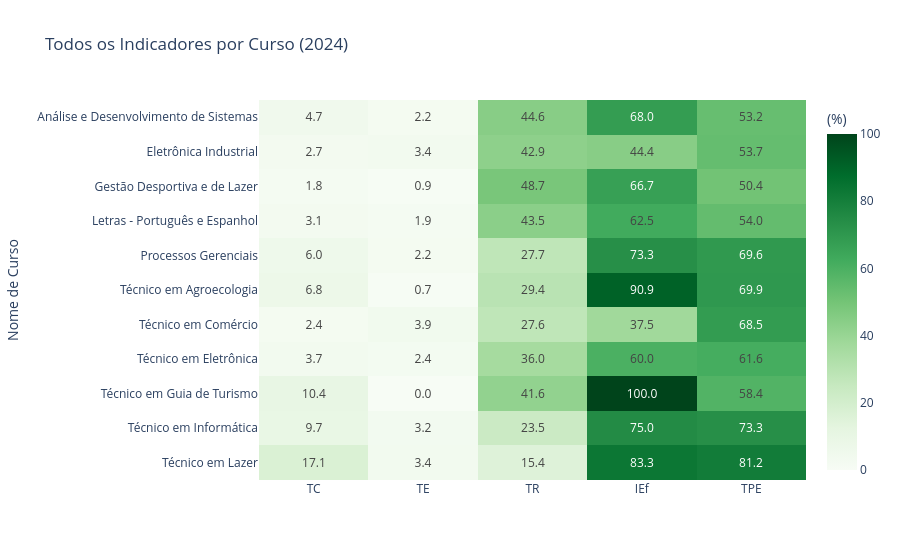

Here is the notebook cell this chart was saved with:
### Code cell
fig_g9 = px.imshow(
    pivot_todos,
    text_auto=".1f",
    color_continuous_scale="Greens",
    labels={"color": "(%)"},
    title=f"Todos os Indicadores por Curso ({ultimo_ano})",
    aspect="auto",
)
fig_g9.show()

### Figure 1 — Plotly figure (JSON) as saved in the notebook; plotly's stock layout.template omitted (floating-point values rounded to 4 significant figures)
{"data": [{"coloraxis": "coloraxis", "hovertemplate": "x: %{x}<br>Nome de Curso: %{y}<br>(%): %{z}<extra></extra>", "name": "0", "texttemplate": "%{z:.1f}", "type": "heatmap", "x": ["TC", "TE", "TR", "IEf", "TPE"], "xaxis": "x", "y": ["Análise e Desenvolvimento de Sistemas", "Eletrônica Industrial", "Gestão Desportiva e de Lazer", "Letras - Português e Espanhol", "Processos Gerenciais", "Técnico em Agroecologia", "Técnico em Comércio", "Técnico em Eletrônica", "Técnico em Guia de Turismo", "Técnico em Informática", "Técnico em Lazer"], "yaxis": "y", "z": [[4.74, 2.23, 44.57, 68.0, 53.2], [2.72, 3.4, 42.86, 44.44, 53.74], [1.77, 0.88, 48.67, 66.67, 50.44], [3.11, 1.86, 43.48, 62.5, 54.04], [5.98, 2.17, 27.72, 73.33, 69.57], [6.85, 0.68, 29.45, 90.91, 69.86], [2.36, 3.94, 27.56, 37.5, 68.5], [3.66, 2.44, 35.98, 60.0, 61.59], [10.39, 0.0, 41.56, 100.0, 58.44], [9.68, 3.23, 23.5, 75.0, 73.27], [17.09, 3.42, 15.38, 83.33, 81.2]]}], "layout": {"coloraxis": {"colorbar": {"title": {"text": "(%)"}}, "colorscale": [[0, "rgb(247,252,245)"], [0.125, "rgb(229,245,224)"], [0.25, "rgb(199,233,192)"], [0.375, "rgb(161,217,155)"], [0.5, "rgb(116,196,118)"], [0.625, "rgb(65,171,93)"], [0.75, "rgb(35,139,69)"], [0.875, "rgb(0,109,44)"], [1, "rgb(0,68,27)"]]}, "title": {"text": "Todos os Indicadores por Curso (2024)"}, "xaxis": {"anchor": "y", "domain": [0, 1]}, "yaxis": {"anchor": "x", "autorange": "reversed", "domain": [0, 1], "title": {"text": "Nome de Curso"}}}}
